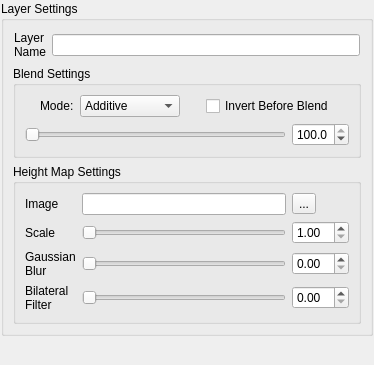
<?xml version="1.0" encoding="UTF-8"?>
<ui version="4.0">
 <class>NormalFromImage</class>
 <widget class="QWidget" name="NormalFromImage">
  <property name="geometry">
   <rect>
    <x>0</x>
    <y>0</y>
    <width>374</width>
    <height>365</height>
   </rect>
  </property>
  <property name="sizePolicy">
   <sizepolicy hsizetype="Expanding" vsizetype="Expanding">
    <horstretch>0</horstretch>
    <verstretch>0</verstretch>
   </sizepolicy>
  </property>
  <property name="windowTitle">
   <string>Form</string>
  </property>
  <layout class="QVBoxLayout" name="verticalLayout_2">
   <property name="margin">
    <number>1</number>
   </property>
   <item>
    <widget class="QGroupBox" name="groupBox_4">
     <property name="title">
      <string>Layer Settings</string>
     </property>
     <layout class="QVBoxLayout" name="verticalLayout_3">
      <item>
       <widget class="QFrame" name="frame_3">
        <property name="frameShape">
         <enum>QFrame::NoFrame</enum>
        </property>
        <property name="frameShadow">
         <enum>QFrame::Raised</enum>
        </property>
        <layout class="QHBoxLayout" name="horizontalLayout">
         <property name="margin">
          <number>1</number>
         </property>
         <item>
          <widget class="QLabel" name="label_6">
           <property name="text">
            <string>Layer
Name</string>
           </property>
          </widget>
         </item>
         <item>
          <widget class="QLineEdit" name="LayerName"/>
         </item>
        </layout>
       </widget>
      </item>
      <item>
       <widget class="QGroupBox" name="groupBox_5">
        <property name="sizePolicy">
         <sizepolicy hsizetype="Preferred" vsizetype="Fixed">
          <horstretch>0</horstretch>
          <verstretch>0</verstretch>
         </sizepolicy>
        </property>
        <property name="title">
         <string>Blend Settings</string>
        </property>
        <layout class="QVBoxLayout" name="verticalLayout_4">
         <property name="spacing">
          <number>6</number>
         </property>
         <property name="leftMargin">
          <number>8</number>
         </property>
         <property name="rightMargin">
          <number>8</number>
         </property>
         <item>
          <widget class="QFrame" name="frame_5">
           <property name="frameShape">
            <enum>QFrame::NoFrame</enum>
           </property>
           <property name="frameShadow">
            <enum>QFrame::Raised</enum>
           </property>
           <layout class="QHBoxLayout" name="horizontalLayout_4">
            <property name="margin">
             <number>0</number>
            </property>
            <item>
             <spacer name="horizontalSpacer_3">
              <property name="orientation">
               <enum>Qt::Horizontal</enum>
              </property>
              <property name="sizeHint" stdset="0">
               <size>
                <width>40</width>
                <height>20</height>
               </size>
              </property>
             </spacer>
            </item>
            <item>
             <widget class="QLabel" name="label_7">
              <property name="sizePolicy">
               <sizepolicy hsizetype="Minimum" vsizetype="Minimum">
                <horstretch>0</horstretch>
                <verstretch>0</verstretch>
               </sizepolicy>
              </property>
              <property name="text">
               <string>Mode:</string>
              </property>
             </widget>
            </item>
            <item>
             <widget class="QComboBox" name="BlendMode">
              <property name="sizePolicy">
               <sizepolicy hsizetype="Minimum" vsizetype="Fixed">
                <horstretch>0</horstretch>
                <verstretch>0</verstretch>
               </sizepolicy>
              </property>
              <property name="minimumSize">
               <size>
                <width>100</width>
                <height>0</height>
               </size>
              </property>
              <item>
               <property name="text">
                <string>Additive</string>
               </property>
              </item>
              <item>
               <property name="text">
                <string>Overlay</string>
               </property>
              </item>
              <item>
               <property name="text">
                <string>Multiply</string>
               </property>
              </item>
              <item>
               <property name="text">
                <string>Normal</string>
               </property>
              </item>
             </widget>
            </item>
            <item>
             <spacer name="horizontalSpacer_4">
              <property name="orientation">
               <enum>Qt::Horizontal</enum>
              </property>
              <property name="sizeType">
               <enum>QSizePolicy::Fixed</enum>
              </property>
              <property name="sizeHint" stdset="0">
               <size>
                <width>20</width>
                <height>20</height>
               </size>
              </property>
             </spacer>
            </item>
            <item>
             <widget class="QCheckBox" name="Invert">
              <property name="text">
               <string>Invert Before Blend</string>
              </property>
             </widget>
            </item>
            <item>
             <spacer name="horizontalSpacer_5">
              <property name="orientation">
               <enum>Qt::Horizontal</enum>
              </property>
              <property name="sizeHint" stdset="0">
               <size>
                <width>40</width>
                <height>20</height>
               </size>
              </property>
             </spacer>
            </item>
           </layout>
          </widget>
         </item>
         <item>
          <widget class="QFrame" name="frame_6">
           <property name="frameShape">
            <enum>QFrame::NoFrame</enum>
           </property>
           <property name="frameShadow">
            <enum>QFrame::Raised</enum>
           </property>
           <layout class="QHBoxLayout" name="horizontalLayout_5">
            <property name="spacing">
             <number>6</number>
            </property>
            <property name="leftMargin">
             <number>1</number>
            </property>
            <property name="topMargin">
             <number>0</number>
            </property>
            <property name="rightMargin">
             <number>1</number>
            </property>
            <property name="bottomMargin">
             <number>0</number>
            </property>
            <item>
             <widget class="QSlider" name="BlendSlider">
              <property name="maximum">
               <number>1000</number>
              </property>
              <property name="orientation">
               <enum>Qt::Horizontal</enum>
              </property>
             </widget>
            </item>
            <item>
             <widget class="QDoubleSpinBox" name="BlendValue">
              <property name="sizePolicy">
               <sizepolicy hsizetype="Minimum" vsizetype="Fixed">
                <horstretch>0</horstretch>
                <verstretch>0</verstretch>
               </sizepolicy>
              </property>
              <property name="decimals">
               <number>1</number>
              </property>
              <property name="value">
               <double>100.000000000000000</double>
              </property>
             </widget>
            </item>
           </layout>
          </widget>
         </item>
        </layout>
       </widget>
      </item>
      <item>
       <widget class="QGroupBox" name="groupBox_3">
        <property name="sizePolicy">
         <sizepolicy hsizetype="Preferred" vsizetype="Minimum">
          <horstretch>0</horstretch>
          <verstretch>0</verstretch>
         </sizepolicy>
        </property>
        <property name="title">
         <string>Height Map Settings</string>
        </property>
        <layout class="QGridLayout" name="gridLayout">
         <item row="1" column="0">
          <widget class="QLabel" name="label_2">
           <property name="sizePolicy">
            <sizepolicy hsizetype="Fixed" vsizetype="Preferred">
             <horstretch>0</horstretch>
             <verstretch>0</verstretch>
            </sizepolicy>
           </property>
           <property name="text">
            <string>Scale</string>
           </property>
          </widget>
         </item>
         <item row="1" column="1" colspan="2">
          <widget class="QSlider" name="ScaleSlider">
           <property name="orientation">
            <enum>Qt::Horizontal</enum>
           </property>
          </widget>
         </item>
         <item row="2" column="0">
          <widget class="QLabel" name="label_3">
           <property name="sizePolicy">
            <sizepolicy hsizetype="Fixed" vsizetype="Preferred">
             <horstretch>0</horstretch>
             <verstretch>0</verstretch>
            </sizepolicy>
           </property>
           <property name="text">
            <string>Gaussian
Blur</string>
           </property>
           <property name="wordWrap">
            <bool>false</bool>
           </property>
          </widget>
         </item>
         <item row="2" column="1" colspan="2">
          <widget class="QSlider" name="BlurSlider">
           <property name="orientation">
            <enum>Qt::Horizontal</enum>
           </property>
          </widget>
         </item>
         <item row="2" column="3">
          <widget class="QDoubleSpinBox" name="BlurValue">
           <property name="sizePolicy">
            <sizepolicy hsizetype="Fixed" vsizetype="Fixed">
             <horstretch>0</horstretch>
             <verstretch>0</verstretch>
            </sizepolicy>
           </property>
          </widget>
         </item>
         <item row="3" column="0">
          <widget class="QLabel" name="label_4">
           <property name="sizePolicy">
            <sizepolicy hsizetype="Fixed" vsizetype="Preferred">
             <horstretch>0</horstretch>
             <verstretch>0</verstretch>
            </sizepolicy>
           </property>
           <property name="text">
            <string>Bilateral
Filter</string>
           </property>
          </widget>
         </item>
         <item row="3" column="1" colspan="2">
          <widget class="QSlider" name="BilateralSlider">
           <property name="orientation">
            <enum>Qt::Horizontal</enum>
           </property>
          </widget>
         </item>
         <item row="3" column="3">
          <widget class="QDoubleSpinBox" name="BilateralValue">
           <property name="sizePolicy">
            <sizepolicy hsizetype="Fixed" vsizetype="Fixed">
             <horstretch>0</horstretch>
             <verstretch>0</verstretch>
            </sizepolicy>
           </property>
          </widget>
         </item>
         <item row="1" column="3">
          <widget class="QDoubleSpinBox" name="ScaleValue">
           <property name="sizePolicy">
            <sizepolicy hsizetype="Fixed" vsizetype="Fixed">
             <horstretch>0</horstretch>
             <verstretch>0</verstretch>
            </sizepolicy>
           </property>
           <property name="minimum">
            <double>1.000000000000000</double>
           </property>
          </widget>
         </item>
         <item row="0" column="1" colspan="2">
          <widget class="QLineEdit" name="ImageName">
           <property name="sizePolicy">
            <sizepolicy hsizetype="Preferred" vsizetype="Fixed">
             <horstretch>0</horstretch>
             <verstretch>0</verstretch>
            </sizepolicy>
           </property>
           <property name="cursor">
            <cursorShape>ArrowCursor</cursorShape>
           </property>
           <property name="frame">
            <bool>true</bool>
           </property>
           <property name="readOnly">
            <bool>true</bool>
           </property>
          </widget>
         </item>
         <item row="0" column="3">
          <widget class="QToolButton" name="LoadImage">
           <property name="text">
            <string>...</string>
           </property>
           <property name="icon">
            <iconset resource="Resources.qrc">
             <normaloff>:/Buttons/Icons/folder.png</normaloff>:/Buttons/Icons/folder.png</iconset>
           </property>
          </widget>
         </item>
         <item row="0" column="0">
          <widget class="QLabel" name="label_5">
           <property name="sizePolicy">
            <sizepolicy hsizetype="Fixed" vsizetype="Preferred">
             <horstretch>0</horstretch>
             <verstretch>0</verstretch>
            </sizepolicy>
           </property>
           <property name="text">
            <string>Image</string>
           </property>
          </widget>
         </item>
        </layout>
       </widget>
      </item>
     </layout>
    </widget>
   </item>
   <item>
    <spacer name="verticalSpacer">
     <property name="orientation">
      <enum>Qt::Vertical</enum>
     </property>
     <property name="sizeHint" stdset="0">
      <size>
       <width>20</width>
       <height>40</height>
      </size>
     </property>
    </spacer>
   </item>
  </layout>
 </widget>
 <resources>
  <include location="Resources.qrc"/>
 </resources>
 <connections/>
</ui>
